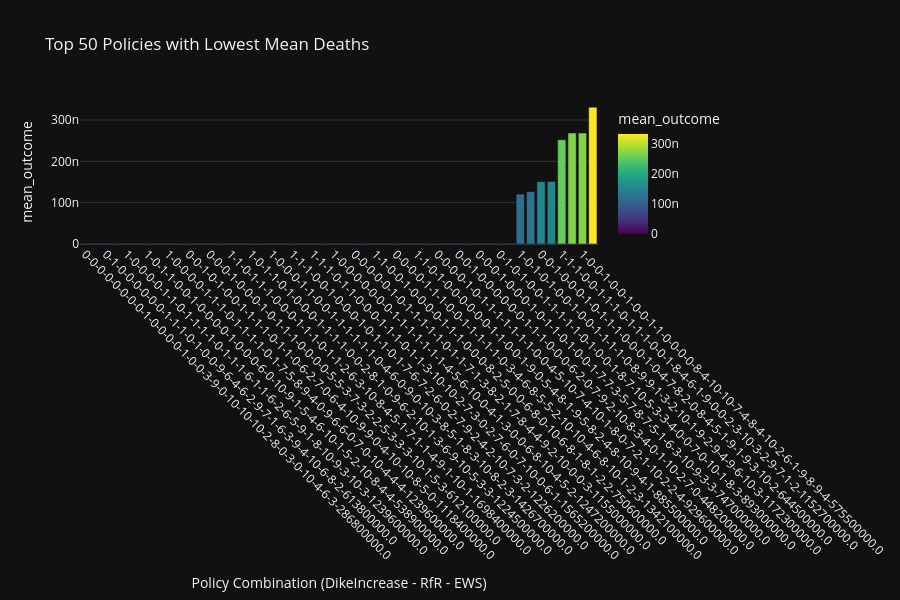
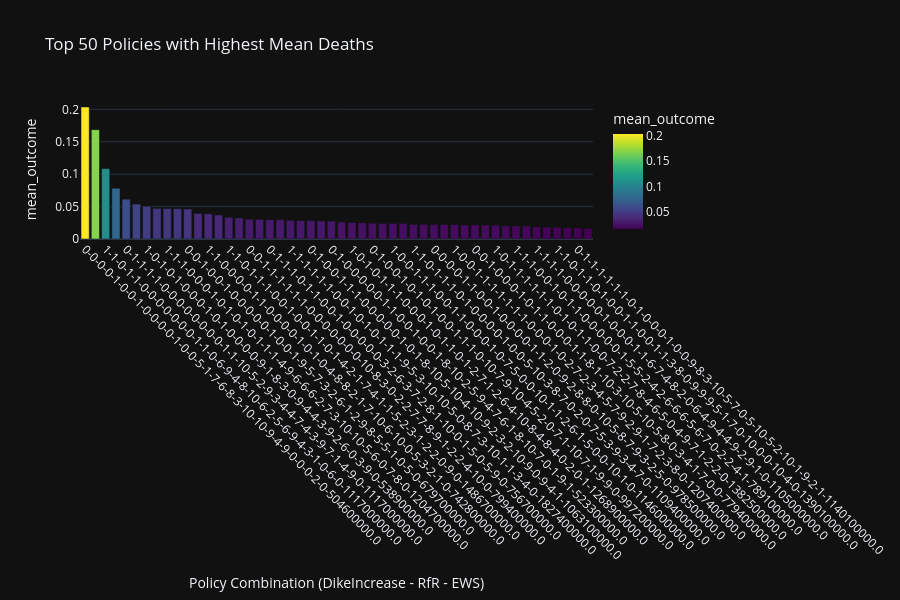

Notebook code cell kept with these figures, in order:
### Code cell
def plot_policy_performance(df, y_col, levers, title, policy_col='policy_id'):
    fig = px.bar(
        df,
        x=policy_col,
        y=y_col,
        hover_data=levers + ['policy'],
        color=y_col,
        color_continuous_scale='Viridis',
        title=title,
        labels={policy_col: "Policy Combination", y_col: y_col}
    )
    fig.update_layout(
        xaxis_tickangle=45,
        xaxis_title="Policy Combination (DikeIncrease - RfR - EWS)",
        yaxis_title=y_col,
        width=900,
        height=600
    )
    fig.show()

# Top 50 lowest-death policies
top_policies = policy_summary.nsmallest(50, 'mean_outcome')
plot_policy_performance(top_policies, 'mean_outcome', policy_levers, "Top 50 Policies with Lowest Mean Deaths")

# Top 50 highest-death policies
worst_policies = policy_summary.nlargest(50, 'mean_outcome')
plot_policy_performance(worst_policies, 'mean_outcome', policy_levers, "Top 50 Policies with Highest Mean Deaths")

### Figure 1 — Plotly figure (JSON) as saved in the notebook; plotly's stock layout.template omitted (floating-point values rounded to 4 significant figures; data arrays with more than 128 entries replaced by an {"elided": "..."} marker saying what was removed)
{"data": [{"customdata": {"elided": "50x33 float values"}, "hovertemplate": "Policy Combination=%{x}<br>mean_outcome=%{marker.color}<br>0_RfR 0=%{customdata[0]}<br>0_RfR 1=%{customdata[1]}<br>0_RfR 2=%{customdata[2]}<br>1_RfR 0=%{customdata[3]}<br>1_RfR 1=%{customdata[4]}<br>1_RfR 2=%{customdata[5]}<br>2_RfR 0=%{customdata[6]}<br>2_RfR 1=%{customdata[7]}<br>2_RfR 2=%{customdata[8]}<br>3_RfR 0=%{customdata[9]}<br>3_RfR 1=%{customdata[10]}<br>3_RfR 2=%{customdata[11]}<br>4_RfR 0=%{customdata[12]}<br>4_RfR 1=%{customdata[13]}<br>4_RfR 2=%{customdata[14]}<br>A.1_DikeIncrease 0=%{customdata[15]}<br>A.1_DikeIncrease 1=%{customdata[16]}<br>A.1_DikeIncrease 2=%{customdata[17]}<br>A.2_DikeIncrease 0=%{customdata[18]}<br>A.2_DikeIncrease 1=%{customdata[19]}<br>A.2_DikeIncrease 2=%{customdata[20]}<br>A.3_DikeIncrease 0=%{customdata[21]}<br>A.3_DikeIncrease 1=%{customdata[22]}<br>A.3_DikeIncrease 2=%{customdata[23]}<br>A.4_DikeIncrease 0=%{customdata[24]}<br>A.4_DikeIncrease 1=%{customdata[25]}<br>A.4_DikeIncrease 2=%{customdata[26]}<br>A.5_DikeIncrease 0=%{customdata[27]}<br>A.5_DikeIncrease 1=%{customdata[28]}<br>A.5_DikeIncrease 2=%{customdata[29]}<br>EWS_DaysToThreat=%{customdata[30]}<br>RfR Total Costs=%{customdata[31]}<br>policy=%{customdata[32]}<extra></extra>", "legendgroup": "", "marker": {"color": [0.0, 0.0, 0.0, 0.0, 0.0, 0.0, 0.0, 0.0, 0.0, 0.0, 0.0, 0.0, 0.0, 0.0, 0.0, 0.0, 0.0, 0.0, 0.0, 0.0, 0.0, 0.0, 0.0, 0.0, 0.0, 0.0, 0.0, 0.0, 0.0, 0.0, 0.0, 0.0, 0.0, 0.0, 0.0, 0.0, 0.0, 0.0, 0.0, 0.0, 0.0, 0.0, 1.206e-07, 1.266e-07, 1.508e-07, 1.514e-07, 2.523e-07, 2.685e-07, 2.685e-07, 3.31e-07], "coloraxis": "coloraxis", "pattern": {"shape": ""}}, "name": "", "orientation": "v", "showlegend": false, "textposition": "auto", "x": ["0-0-0-0-0-0-0-0-1-0-0-0-0-1-0-0-3-9-0-10-10-10-2-8-0-3-0-10-4-6-3-286800000.0", "1-1-0-1-0-0-1-1-0-0-1-0-1-1-0-5-6-9-0-0-7-3-7-5-0-5-5-10-6-7-3-1081800000.0", "0-1-0-0-0-0-0-0-1-1-1-0-1-0-0-9-6-4-6-2-9-7-1-6-3-9-4-10-6-8-2-613800000.0", "1-0-0-0-0-1-0-0-1-1-1-1-0-1-1-9-2-7-4-10-2-10-4-8-2-7-8-9-10-10-4-1208900000.0", "1-0-0-0-0-1-1-0-1-1-1-1-0-1-1-1-6-1-1-6-2-6-5-9-1-8-10-9-3-10-3-1239600000.0", "0-0-1-1-1-1-0-1-0-1-1-1-0-0-1-5-1-1-1-4-2-1-10-9-6-6-2-10-1-2-2-1388400000.0", "1-0-1-1-0-0-1-0-0-0-0-1-0-0-0-6-0-10-9-1-5-4-6-10-1-5-2-10-8-4-4-538900000.0", "1-1-0-1-0-1-0-0-1-1-1-1-0-1-0-0-3-10-10-5-0-0-1-0-4-1-5-10-7-10-4-1255200000.0", "1-0-0-0-0-1-1-1-0-1-1-1-1-0-1-7-5-8-9-4-0-9-6-6-0-7-0-10-4-4-4-1239600000.0", "0-1-0-1-1-1-1-0-1-1-1-1-0-1-0-10-0-7-8-4-3-6-7-7-7-8-2-10-0-10-3-1419100000.0", "0-0-1-0-1-0-0-1-1-1-1-0-1-1-0-6-2-7-0-6-4-10-9-9-0-4-10-10-8-5-0-1118400000.0", "0-0-1-0-0-1-0-1-0-0-0-0-0-0-1-4-9-3-4-10-3-9-0-6-0-1-2-10-7-3-2-589200000.0", "0-0-0-1-0-0-0-1-0-1-1-1-0-0-0-0-5-5-3-7-3-2-2-5-3-3-3-10-1-5-3-612100000.0", "0-0-0-0-0-1-0-1-1-1-0-1-0-1-1-3-3-10-9-8-4-8-1-9-0-6-7-9-6-1-0-1033800000.0", "1-1-0-1-1-1-0-0-0-1-1-1-0-1-1-2-6-3-10-8-4-5-1-7-1-1-4-9-1-10-1-1698400000.0", "0-0-0-0-1-1-0-1-1-1-1-1-1-0-1-4-3-8-5-3-7-9-9-3-2-2-4-10-8-8-3-1372800000.0", "1-0-1-1-0-1-0-0-0-1-1-1-1-0-0-2-8-1-0-9-6-2-10-1-3-6-9-10-5-3-3-1224500000.0", "0-1-0-1-1-1-1-1-1-1-1-1-1-0-1-5-2-0-7-7-6-5-5-0-2-9-0-10-0-4-2-1705900000.0", "1-0-0-0-1-1-0-0-1-1-1-1-1-1-0-4-6-0-9-0-10-3-8-5-1-8-3-10-8-2-3-1426700000.0", "1-0-1-0-0-1-0-0-1-1-1-1-0-0-0-1-9-7-10-10-7-7-3-5-1-4-9-10-6-8-0-781300000.0", "1-1-1-0-0-1-0-0-0-1-0-1-1-0-1-7-6-7-2-6-0-2-7-9-2-4-2-10-7-3-2-1226200000.0", "1-1-1-0-0-0-1-0-1-1-1-1-1-1-0-1-7-6-6-10-10-9-1-8-4-3-8-10-0-6-3-1191000000.0", "1-1-1-0-1-1-0-0-0-1-1-1-0-1-1-3-10-10-2-7-3-0-2-7-6-0-7-10-0-6-1-1565200000.0", "1-1-0-1-1-1-1-1-1-1-0-1-0-1-1-4-6-5-0-6-1-4-0-4-0-7-5-8-6-9-4-1669300000.0", "1-0-0-0-0-0-0-0-1-1-1-1-1-1-1-4-5-6-10-0-4-1-3-0-0-6-8-10-4-5-2-1247200000.0", "0-0-0-1-0-0-1-1-0-0-1-1-0-0-0-0-1-10-5-1-10-8-3-4-0-7-10-10-7-9-4-521600000.0", "0-0-0-0-0-1-0-1-1-1-1-1-0-1-1-7-1-3-8-2-1-7-8-4-4-9-2-10-0-0-3-1155000000.0", "0-0-1-0-0-0-1-1-0-0-0-0-0-0-0-0-4-9-1-9-0-9-9-2-0-4-9-9-4-2-3-146000000.0", "1-1-0-0-1-0-0-0-0-1-1-1-0-0-0-8-2-5-0-0-6-8-0-10-6-8-1-8-1-2-2-750600000.0", "1-1-1-0-1-0-1-1-0-1-1-1-0-0-1-1-4-0-6-2-6-6-6-10-9-1-10-10-3-9-4-1152700000.0", "0-0-0-0-1-1-1-0-0-1-1-1-1-1-0-3-4-6-8-5-5-2-10-10-4-6-8-10-1-2-3-1342100000.0", "1-0-1-0-0-1-1-0-1-1-0-1-1-1-0-5-9-3-4-4-10-5-0-0-1-4-9-10-4-5-1-1203000000.0", "1-1-0-1-0-0-0-0-0-0-1-1-0-0-1-9-0-5-4-8-1-9-5-8-2-4-8-10-9-4-1-885500000.0", "1-0-0-1-1-0-1-0-0-1-1-1-0-1-0-6-2-1-2-5-3-4-10-5-7-4-7-10-6-2-2-1170600000.0", "0-0-0-0-1-0-1-1-1-1-1-1-1-0-0-4-5-10-7-4-10-1-8-0-7-2-1-10-2-2-4-929600000.0", "0-0-1-1-0-1-0-1-0-1-1-1-0-1-0-2-10-1-3-10-7-7-3-6-5-3-3-10-5-6-0-1170600000.0", "0-0-1-0-0-0-0-0-0-1-1-1-0-0-0-6-2-0-7-9-2-10-8-3-4-0-1-10-2-7-0-448200000.0", "1-1-1-0-0-0-0-1-1-1-1-1-0-1-0-4-0-9-0-3-7-5-2-4-8-9-2-9-10-10-3-934900000.0", "0-0-0-1-0-0-0-1-0-1-1-0-1-0-0-1-7-7-3-5-7-8-7-5-1-6-3-10-9-3-3-747000000.0", "0-1-0-1-1-1-0-0-0-1-0-1-0-0-1-1-0-10-5-8-8-1-10-2-0-8-3-10-7-8-1-1236500000.0", "0-1-0-1-0-0-1-1-1-1-1-0-1-0-0-1-8-7-10-5-3-3-4-0-0-7-0-10-1-8-3-893000000.0", "0-0-1-0-0-1-0-1-0-1-1-1-0-0-1-9-5-8-1-0-3-7-6-7-4-9-3-10-7-10-2-952800000.0", "1-0-1-0-1-0-0-1-0-0-1-1-1-1-0-8-9-9-1-3-2-10-1-9-2-9-4-9-6-10-3-1172300000.0", "0-0-1-0-0-1-1-0-0-1-1-1-0-0-1-2-1-9-0-9-5-0-4-1-9-10-4-8-8-2-2-952800000.0", "0-0-1-0-0-0-1-0-1-1-1-0-0-0-1-0-4-7-8-2-0-8-4-5-1-9-1-9-3-10-2-644500000.0", "0-0-0-0-1-1-0-1-0-1-1-1-1-1-1-0-9-9-3-6-0-8-4-1-1-10-2-8-6-2-2-1598200000.0", "1-1-1-0-0-1-1-1-0-1-1-1-0-0-1-8-4-6-1-9-0-0-2-3-10-3-2-9-7-1-2-1152700000.0", "0-0-1-1-1-0-0-1-0-1-0-1-1-0-1-9-0-9-10-2-1-1-1-2-1-5-5-9-10-0-4-1305500000.0", "1-0-0-1-0-0-1-0-0-1-1-0-0-0-0-8-4-10-10-7-4-8-4-10-2-6-1-9-8-9-4-575500000.0", "0-0-0-0-0-1-0-1-0-1-1-1-0-1-0-10-0-4-9-0-6-6-7-8-4-10-4-9-4-8-3-868200000.0"], "xaxis": "x", "y": [0.0, 0.0, 0.0, 0.0, 0.0, 0.0, 0.0, 0.0, 0.0, 0.0, 0.0, 0.0, 0.0, 0.0, 0.0, 0.0, 0.0, 0.0, 0.0, 0.0, 0.0, 0.0, 0.0, 0.0, 0.0, 0.0, 0.0, 0.0, 0.0, 0.0, 0.0, 0.0, 0.0, 0.0, 0.0, 0.0, 0.0, 0.0, 0.0, 0.0, 0.0, 0.0, 1.206e-07, 1.266e-07, 1.508e-07, 1.514e-07, 2.523e-07, 2.685e-07, 2.685e-07, 3.31e-07], "yaxis": "y", "type": "bar"}], "layout": {"xaxis": {"anchor": "y", "domain": [0.0, 1.0], "title": {"text": "Policy Combination (DikeIncrease - RfR - EWS)"}, "tickangle": 45}, "yaxis": {"anchor": "x", "domain": [0.0, 1.0], "title": {"text": "mean_outcome"}}, "coloraxis": {"colorbar": {"title": {"text": "mean_outcome"}}, "colorscale": [[0.0, "#440154"], [0.1111, "#482878"], [0.2222, "#3e4989"], [0.3333, "#31688e"], [0.4444, "#26828e"], [0.5556, "#1f9e89"], [0.6667, "#35b779"], [0.7778, "#6ece58"], [0.8889, "#b5de2b"], [1.0, "#fde725"]]}, "legend": {"tracegroupgap": 0}, "title": {"text": "Top 50 Policies with Lowest Mean Deaths"}, "barmode": "relative", "width": 900, "height": 600}}

### Figure 2 — Plotly figure (JSON) as saved in the notebook; plotly's stock layout.template omitted (floating-point values rounded to 4 significant figures; data arrays with more than 128 entries replaced by an {"elided": "..."} marker saying what was removed)
{"data": [{"customdata": {"elided": "50x33 float values"}, "hovertemplate": "Policy Combination=%{x}<br>mean_outcome=%{marker.color}<br>0_RfR 0=%{customdata[0]}<br>0_RfR 1=%{customdata[1]}<br>0_RfR 2=%{customdata[2]}<br>1_RfR 0=%{customdata[3]}<br>1_RfR 1=%{customdata[4]}<br>1_RfR 2=%{customdata[5]}<br>2_RfR 0=%{customdata[6]}<br>2_RfR 1=%{customdata[7]}<br>2_RfR 2=%{customdata[8]}<br>3_RfR 0=%{customdata[9]}<br>3_RfR 1=%{customdata[10]}<br>3_RfR 2=%{customdata[11]}<br>4_RfR 0=%{customdata[12]}<br>4_RfR 1=%{customdata[13]}<br>4_RfR 2=%{customdata[14]}<br>A.1_DikeIncrease 0=%{customdata[15]}<br>A.1_DikeIncrease 1=%{customdata[16]}<br>A.1_DikeIncrease 2=%{customdata[17]}<br>A.2_DikeIncrease 0=%{customdata[18]}<br>A.2_DikeIncrease 1=%{customdata[19]}<br>A.2_DikeIncrease 2=%{customdata[20]}<br>A.3_DikeIncrease 0=%{customdata[21]}<br>A.3_DikeIncrease 1=%{customdata[22]}<br>A.3_DikeIncrease 2=%{customdata[23]}<br>A.4_DikeIncrease 0=%{customdata[24]}<br>A.4_DikeIncrease 1=%{customdata[25]}<br>A.4_DikeIncrease 2=%{customdata[26]}<br>A.5_DikeIncrease 0=%{customdata[27]}<br>A.5_DikeIncrease 1=%{customdata[28]}<br>A.5_DikeIncrease 2=%{customdata[29]}<br>EWS_DaysToThreat=%{customdata[30]}<br>RfR Total Costs=%{customdata[31]}<br>policy=%{customdata[32]}<extra></extra>", "legendgroup": "", "marker": {"color": [0.2036, 0.1686, 0.1085, 0.07824, 0.06138, 0.05393, 0.05048, 0.04718, 0.04683, 0.04673, 0.04623, 0.03944, 0.03884, 0.037, 0.03335, 0.03252, 0.03047, 0.03023, 0.02978, 0.02973, 0.02879, 0.02848, 0.02825, 0.02787, 0.02766, 0.02622, 0.02542, 0.02496, 0.02434, 0.02418, 0.02409, 0.02399, 0.02266, 0.0226, 0.0226, 0.02239, 0.02213, 0.02166, 0.02162, 0.02156, 0.02139, 0.02052, 0.02004, 0.01999, 0.01882, 0.01821, 0.01808, 0.01703, 0.01691, 0.01642], "coloraxis": "coloraxis", "pattern": {"shape": ""}}, "name": "", "orientation": "v", "showlegend": false, "textposition": "auto", "x": ["0-0-0-0-1-0-0-1-0-0-0-0-1-0-0-5-1-7-6-8-3-10-10-9-4-9-0-0-0-2-0-504600000.0", "1-1-1-1-0-0-1-0-1-0-0-0-1-1-1-7-5-5-9-6-5-3-2-8-9-9-2-0-0-7-0-1301300000.0", "1-1-0-1-1-0-0-0-0-0-0-0-1-1-0-6-9-4-8-10-6-2-5-6-9-4-3-1-0-6-0-1117000000.0", "0-0-1-0-0-0-0-0-0-0-0-0-0-0-0-4-8-1-3-9-8-6-5-1-7-1-0-0-6-3-0-84600000.0", "0-1-1-1-1-0-0-0-0-0-0-0-0-1-1-10-5-2-9-3-4-4-7-4-3-9-7-1-4-9-0-1117000000.0", "1-1-0-0-1-0-1-1-0-0-0-0-1-0-0-2-6-4-6-1-9-0-7-7-1-0-2-1-2-8-0-704500000.0", "1-0-1-0-1-0-0-0-1-0-1-0-0-0-0-9-1-8-3-0-9-4-4-3-9-2-6-0-3-9-0-538900000.0", "1-1-1-0-0-0-0-1-1-0-1-0-0-1-0-4-2-3-10-1-2-2-7-9-6-7-5-0-6-0-0-692500000.0", "1-1-1-0-0-0-1-0-1-0-1-0-1-1-1-4-9-6-6-6-2-7-3-10-10-5-6-0-7-8-0-1204700000.0", "1-1-1-0-1-0-0-0-0-1-0-0-1-1-0-10-0-2-8-5-2-10-2-3-7-3-6-0-8-5-0-1105000000.0", "0-0-1-0-0-1-0-0-0-0-0-1-0-0-1-9-5-7-3-2-6-1-2-9-8-5-5-1-0-5-0-679700000.0", "1-0-0-1-0-0-1-0-1-0-0-0-1-0-0-5-7-5-6-0-10-5-0-2-10-2-10-2-10-9-0-619900000.0", "1-1-0-0-0-0-1-1-0-0-0-0-1-0-1-0-4-8-8-2-1-7-10-6-10-0-5-3-2-1-0-742800000.0", "1-0-1-0-1-1-0-0-0-1-0-0-1-0-0-9-1-6-3-3-4-5-2-5-1-9-8-0-5-3-0-982100000.0", "1-1-0-1-1-1-0-0-1-0-0-1-1-0-1-4-2-1-7-4-1-1-5-2-3-1-2-2-0-9-0-1486700000.0", "1-1-1-0-1-0-0-1-0-0-1-0-0-0-1-1-7-7-9-3-0-8-7-7-2-6-9-1-0-0-1-879600000.0", "0-0-1-1-1-1-1-1-0-0-0-0-0-0-0-10-8-3-0-2-2-7-7-8-9-1-2-2-4-10-0-799400000.0", "1-0-0-1-0-0-0-0-0-1-0-0-0-0-1-8-0-0-10-5-0-4-7-0-1-0-2-1-2-10-0-679700000.0", "0-1-1-1-0-1-1-0-0-1-0-0-0-0-0-3-2-6-3-7-2-8-1-10-0-1-5-0-5-9-0-756700000.0", "1-0-1-0-0-1-1-0-1-0-1-0-1-1-1-5-8-6-6-1-2-3-1-5-10-7-5-1-9-1-0-1337900000.0", "1-1-1-1-1-1-0-0-1-0-1-0-1-1-1-9-5-3-10-10-5-0-8-7-3-10-1-1-3-4-0-1827400000.0", "1-1-1-1-1-0-0-1-1-1-0-1-1-1-1-10-2-2-2-6-8-9-6-1-2-6-7-0-2-8-0-1761500000.0", "0-1-0-0-1-1-1-0-0-0-0-0-1-0-1-8-10-5-10-4-10-9-2-3-2-10-9-0-9-4-1-1063100000.0", "0-0-1-0-0-1-1-0-1-0-0-0-0-0-0-5-6-3-8-6-4-6-1-4-8-10-7-5-0-0-0-363800000.0", "0-1-0-0-0-0-0-1-1-0-0-1-0-0-1-8-10-2-5-9-4-7-6-1-8-10-7-0-1-9-1-523300000.0", "1-0-1-1-1-1-0-0-1-1-0-0-1-1-1-4-6-9-2-6-6-4-8-0-5-6-4-0-1-4-1-1742800000.0", "1-0-1-0-1-1-1-0-0-0-1-0-1-1-0-1-2-7-1-2-6-4-10-8-4-8-4-0-2-0-1-1268900000.0", "1-1-1-1-1-1-0-1-1-1-0-0-1-1-0-5-6-10-0-8-10-4-3-8-0-4-6-0-1-2-1-1602000000.0", "0-1-0-0-1-0-1-0-1-0-0-1-1-1-0-10-7-9-10-4-5-2-0-7-1-10-7-1-9-9-0-997200000.0", "1-1-0-0-1-1-0-0-0-1-0-1-1-1-0-8-5-5-9-7-1-7-9-0-4-10-10-0-6-1-0-1359400000.0", "1-0-0-1-1-1-0-0-1-1-0-0-0-1-0-7-5-0-0-10-1-1-2-6-1-5-0-0-10-1-0-1146000000.0", "0-1-0-0-1-1-0-1-0-1-0-1-1-1-0-9-0-7-6-10-0-9-9-2-7-5-5-0-6-7-0-1305500000.0", "1-1-0-1-1-1-0-1-0-0-0-0-1-0-0-5-10-3-8-7-0-2-0-7-5-3-9-3-4-7-0-1109400000.0", "1-0-0-1-1-0-1-1-0-1-0-1-0-0-0-1-4-7-5-2-3-1-0-7-8-8-6-0-4-3-0-824000000.0", "0-0-0-0-1-1-0-0-1-0-0-0-0-1-1-2-0-9-2-8-8-0-10-5-8-7-9-3-2-5-0-978500000.0", "1-0-0-1-1-1-1-1-1-1-1-0-1-0-0-8-7-8-3-8-8-10-1-9-6-5-4-0-8-0-0-1328600000.0", "1-0-0-1-1-1-1-1-1-1-0-0-0-1-0-2-7-2-3-4-5-7-9-2-9-1-7-2-3-8-0-1207400000.0", "0-0-0-1-1-0-1-1-1-0-0-0-0-1-1-2-9-2-7-9-8-1-9-1-3-1-9-3-7-10-0-1039900000.0", "0-0-1-0-0-0-1-0-1-1-0-0-0-1-1-8-1-10-3-10-5-10-5-8-0-3-4-1-7-0-0-779400000.0", "1-1-1-0-1-0-1-0-1-1-0-1-1-0-0-4-5-1-2-2-2-1-6-1-0-5-5-1-0-7-0-1031500000.0", "1-0-1-1-1-1-1-1-0-1-0-1-1-0-0-7-2-2-7-8-4-6-5-0-4-9-7-1-2-2-0-1382500000.0", "0-0-1-0-0-0-1-1-0-0-0-0-0-1-0-10-7-7-9-5-7-6-7-7-4-5-0-1-9-3-1-402100000.0", "1-1-1-0-0-1-0-1-1-0-0-0-0-0-1-5-5-2-4-2-6-6-6-5-6-7-0-2-2-4-1-789100000.0", "0-1-1-1-0-1-1-1-0-0-0-1-0-0-1-8-0-8-8-7-2-7-7-7-7-2-7-2-8-4-0-1043500000.0", "1-1-1-1-0-0-0-0-0-1-0-0-0-1-1-6-7-4-8-2-0-6-4-9-4-4-9-2-9-1-0-1105000000.0", "0-1-1-1-0-0-0-0-0-0-0-1-1-0-0-6-4-1-6-3-2-10-0-8-7-10-9-1-1-7-1-764300000.0", "1-1-0-1-1-0-1-0-0-1-1-0-0-1-1-3-8-0-9-9-9-5-1-7-0-10-0-0-10-4-0-1390100000.0", "1-0-0-0-1-0-1-0-0-0-0-0-1-1-0-3-8-3-7-1-9-3-8-2-8-10-4-0-1-5-4-845300000.0", "0-1-1-1-1-1-1-0-1-0-0-0-1-0-0-9-8-3-10-5-7-0-5-10-5-2-10-1-9-2-1-1140100000.0", "0-0-1-1-0-1-0-0-1-0-0-0-1-0-1-4-10-0-7-7-9-10-2-5-6-4-10-0-3-7-2-1063100000.0"], "xaxis": "x", "y": [0.2036, 0.1686, 0.1085, 0.07824, 0.06138, 0.05393, 0.05048, 0.04718, 0.04683, 0.04673, 0.04623, 0.03944, 0.03884, 0.037, 0.03335, 0.03252, 0.03047, 0.03023, 0.02978, 0.02973, 0.02879, 0.02848, 0.02825, 0.02787, 0.02766, 0.02622, 0.02542, 0.02496, 0.02434, 0.02418, 0.02409, 0.02399, 0.02266, 0.0226, 0.0226, 0.02239, 0.02213, 0.02166, 0.02162, 0.02156, 0.02139, 0.02052, 0.02004, 0.01999, 0.01882, 0.01821, 0.01808, 0.01703, 0.01691, 0.01642], "yaxis": "y", "type": "bar"}], "layout": {"xaxis": {"anchor": "y", "domain": [0.0, 1.0], "title": {"text": "Policy Combination (DikeIncrease - RfR - EWS)"}, "tickangle": 45}, "yaxis": {"anchor": "x", "domain": [0.0, 1.0], "title": {"text": "mean_outcome"}}, "coloraxis": {"colorbar": {"title": {"text": "mean_outcome"}}, "colorscale": [[0.0, "#440154"], [0.1111, "#482878"], [0.2222, "#3e4989"], [0.3333, "#31688e"], [0.4444, "#26828e"], [0.5556, "#1f9e89"], [0.6667, "#35b779"], [0.7778, "#6ece58"], [0.8889, "#b5de2b"], [1.0, "#fde725"]]}, "legend": {"tracegroupgap": 0}, "title": {"text": "Top 50 Policies with Highest Mean Deaths"}, "barmode": "relative", "width": 900, "height": 600}}
